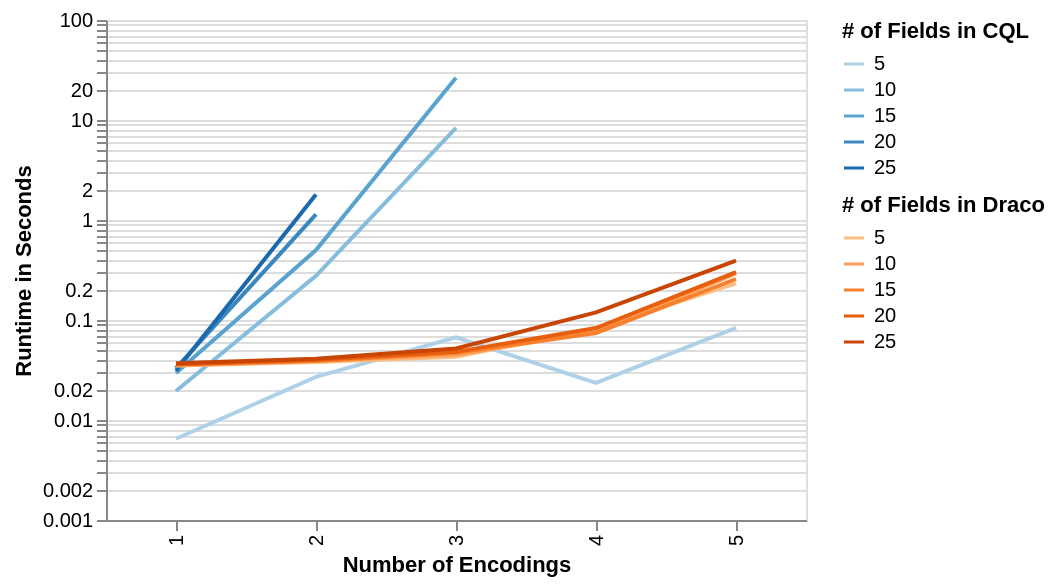

Specify this chart in Vega-Lite:
### Vega-Lite specification from a JSON file in a GitHub repository (floating-point values rounded to 4 significant figures)
{"$schema": "https://vega.github.io/schema/vega-lite/v2.json", "data": {"values": [{"encodings": 1, "fields": 5, "max": 0.011, "mean": 0.0073, "min": 0.005, "runtime": 0.0065, "stdev": 0.002052, "system": "cql"}, {"encodings": 1, "fields": 10, "max": 0.071, "mean": 0.019, "min": 0.013, "runtime": 0.0195, "stdev": 0.004243, "system": "cql"}, {"encodings": 1, "fields": 15, "max": 0.052, "mean": 0.029, "min": 0.017, "runtime": 0.0295, "stdev": 0.007829, "system": "cql"}, {"encodings": 1, "fields": 20, "max": 0.057, "mean": 0.0344, "min": 0.023, "runtime": 0.033, "stdev": 0.00876, "system": "cql"}, {"encodings": 1, "fields": 25, "max": 0.062, "mean": 0.03321, "min": 0.026, "runtime": 0.031, "stdev": 0.007016, "system": "cql"}, {"encodings": 2, "fields": 5, "max": 0.047, "mean": 0.0273, "min": 0.019, "runtime": 0.027, "stdev": 0.00679, "system": "cql"}, {"encodings": 2, "fields": 10, "max": 0.407, "mean": 0.2783, "min": 0.251, "runtime": 0.277, "stdev": 0.01879, "system": "cql"}, {"encodings": 2, "fields": 15, "max": 0.645, "mean": 0.5072, "min": 0.481, "runtime": 0.5005, "stdev": 0.02322, "system": "cql"}, {"encodings": 2, "fields": 20, "max": 1.31, "mean": 1.153, "min": 1.063, "runtime": 1.139, "stdev": 0.06562, "system": "cql"}, {"encodings": 2, "fields": 25, "max": 1.949, "mean": 1.81, "min": 1.719, "runtime": 1.794, "stdev": 0.06628, "system": "cql"}, {"encodings": 3, "fields": 5, "max": 0.135, "mean": 0.06618, "min": 0.058, "runtime": 0.067, "stdev": 0.006671, "system": "cql"}, {"encodings": 3, "fields": 10, "max": 9.191, "mean": 8.351, "min": 8.085, "runtime": 8.325, "stdev": 0.2028, "system": "cql"}, {"encodings": 3, "fields": 15, "max": 31.71, "mean": 27.14, "min": 24.56, "runtime": 26.42, "stdev": 2.198, "system": "cql"}, {"encodings": 4, "fields": 5, "max": 0.034, "mean": 0.024, "min": 0.016, "runtime": 0.0235, "stdev": 0.005348, "system": "cql"}, {"encodings": 5, "fields": 5, "max": 0.144, "mean": 0.08539, "min": 0.072, "runtime": 0.0835, "stdev": 0.01075, "system": "cql"}, {"encodings": 1, "fields": 5, "max": 0.036, "mean": 0.035, "min": 0.027, "runtime": 0.035, "stdev": 0.0003333, "system": "draco"}, {"encodings": 1, "fields": 10, "max": 0.036, "mean": 0.03516, "min": 0.03, "runtime": 0.035, "stdev": 0.0007443, "system": "draco"}, {"encodings": 1, "fields": 15, "max": 0.036, "mean": 0.036, "min": 0.036, "runtime": 0.036, "stdev": 6.939e-18, "system": "draco"}, {"encodings": 1, "fields": 20, "max": 0.037, "mean": 0.036, "min": 0.032, "runtime": 0.036, "stdev": 0.0, "system": "draco"}, {"encodings": 1, "fields": 25, "max": 0.037, "mean": 0.03678, "min": 0.035, "runtime": 0.037, "stdev": 0.0004157, "system": "draco"}, {"encodings": 2, "fields": 5, "max": 0.038, "mean": 0.03774, "min": 0.036, "runtime": 0.038, "stdev": 0.0004403, "system": "draco"}, {"encodings": 2, "fields": 10, "max": 0.04, "mean": 0.03858, "min": 0.036, "runtime": 0.039, "stdev": 0.000674, "system": "draco"}, {"encodings": 2, "fields": 15, "max": 0.04, "mean": 0.0393, "min": 0.039, "runtime": 0.039, "stdev": 0.0004583, "system": "draco"}, {"encodings": 2, "fields": 20, "max": 0.04, "mean": 0.04, "min": 0.038, "runtime": 0.04, "stdev": 6.939e-18, "system": "draco"}, {"encodings": 2, "fields": 25, "max": 0.041, "mean": 0.0407, "min": 0.04, "runtime": 0.041, "stdev": 0.0004583, "system": "draco"}, {"encodings": 3, "fields": 5, "max": 0.044, "mean": 0.0433, "min": 0.043, "runtime": 0.043, "stdev": 0.0004583, "system": "draco"}, {"encodings": 3, "fields": 10, "max": 0.046, "mean": 0.045, "min": 0.037, "runtime": 0.045, "stdev": 0.0, "system": "draco"}, {"encodings": 3, "fields": 15, "max": 0.047, "mean": 0.047, "min": 0.042, "runtime": 0.047, "stdev": 0.0, "system": "draco"}, {"encodings": 3, "fields": 20, "max": 0.049, "mean": 0.048, "min": 0.041, "runtime": 0.048, "stdev": 0.0, "system": "draco"}, {"encodings": 3, "fields": 25, "max": 0.053, "mean": 0.0518, "min": 0.049, "runtime": 0.052, "stdev": 0.00103, "system": "draco"}, {"encodings": 4, "fields": 5, "max": 0.084, "mean": 0.08267, "min": 0.052, "runtime": 0.083, "stdev": 0.0007454, "system": "draco"}, {"encodings": 4, "fields": 10, "max": 0.077, "mean": 0.07578, "min": 0.073, "runtime": 0.076, "stdev": 0.0005329, "system": "draco"}, {"encodings": 4, "fields": 15, "max": 0.075, "mean": 0.07421, "min": 0.046, "runtime": 0.074, "stdev": 0.0004077, "system": "draco"}, {"encodings": 4, "fields": 20, "max": 0.085, "mean": 0.08342, "min": 0.079, "runtime": 0.083, "stdev": 0.000748, "system": "draco"}, {"encodings": 4, "fields": 25, "max": 0.12, "mean": 0.1188, "min": 0.118, "runtime": 0.119, "stdev": 0.0005099, "system": "draco"}, {"encodings": 5, "fields": 5, "max": 0.236, "mean": 0.2326, "min": 0.178, "runtime": 0.232, "stdev": 0.001499, "system": "draco"}, {"encodings": 5, "fields": 10, "max": 0.295, "mean": 0.2926, "min": 0.29, "runtime": 0.293, "stdev": 0.001356, "system": "draco"}, {"encodings": 5, "fields": 15, "max": 0.26, "mean": 0.2565, "min": 0.252, "runtime": 0.257, "stdev": 0.001987, "system": "draco"}, {"encodings": 5, "fields": 20, "max": 0.304, "mean": 0.3004, "min": 0.284, "runtime": 0.301, "stdev": 0.002008, "system": "draco"}, {"encodings": 5, "fields": 25, "max": 0.399, "mean": 0.3906, "min": 0.383, "runtime": 0.3915, "stdev": 0.004318, "system": "draco"}]}, "layer": [{"transform": [{"filter": "datum.system == 'cql'"}], "mark": "line", "encoding": {"x": {"field": "encodings", "type": "ordinal", "axis": {"title": "Number of Encodings"}}, "y": {"field": "runtime", "type": "quantitative", "scale": {"type": "log", "domain": [0.001, 100]}, "axis": {"title": "Runtime in Seconds"}}, "color": {"legend": {"title": "# of Fields in CQL"}, "field": "fields", "type": "ordinal"}}}, {"transform": [{"filter": "datum.system == 'draco'"}], "mark": "line", "encoding": {"x": {"field": "encodings", "type": "ordinal"}, "y": {"field": "runtime", "type": "quantitative"}, "color": {"legend": {"title": "# of Fields in Draco"}, "field": "fields", "type": "ordinal", "scale": {"scheme": "oranges"}}}}], "width": 350, "height": 250, "resolve": {"scale": {"color": "independent"}}, "config": {"overlay": {"line": true}}}
